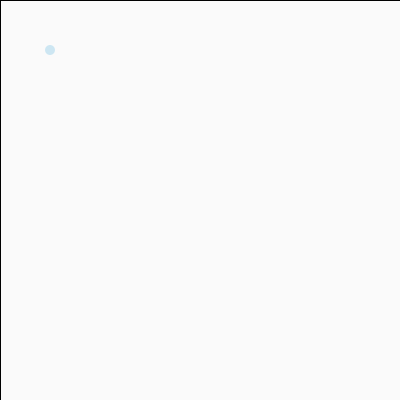
Frame 1 (no input)
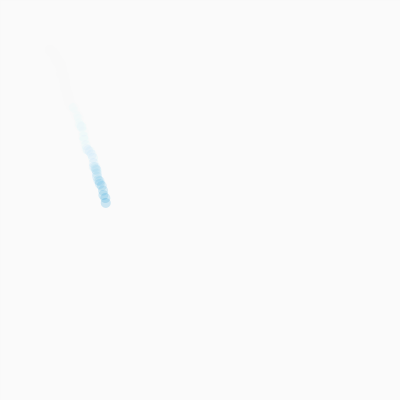
Frame 60 (the mouse pressed at the canvas centre just before this capture)
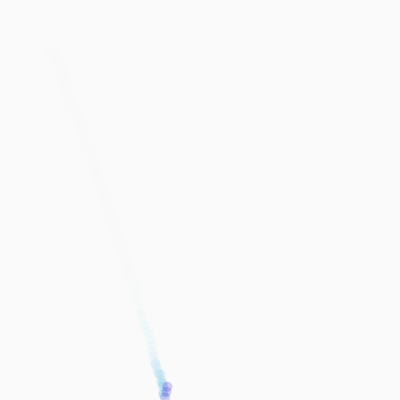
Frame 120 (the mouse held since frame 60 and released just before this capture)

The Processing sketch that drew these frames (run headless with seeded random() and noise(); from frame 60 on, the mouse is pressed at the canvas centre):

// Processing sketch: processing_70015
// ── processing_70015.pde

float circleX = 50;
float circleY = 50;

float t1 = 2;
float t2 = 3;

void setup()
{
  size(400, 400);
  background(250);
  smooth();
}

void draw()
{
  fill(255, 20);
  rect(0, 0, width, height);

  fill(t1*10, t2*50, 210, 50);
  noStroke();
  ellipse(circleX, circleY, 10, 10);

  circleX = circleX + (random(t1*1));
  circleY = circleY + (random(t2*2));

  if ((circleX > width - 5) || (circleX < 5)) {
    t1 = t1 * - 1;
  }

  if ((circleY > height - 5) || (circleY < 5)) {
    t2 = t2 * - 1;
  }

}
